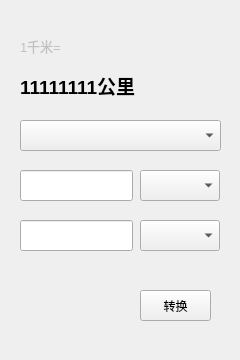
<?xml version="1.0" encoding="UTF-8"?>
<ui version="4.0">
 <class>Form</class>
 <widget class="QWidget" name="Form">
  <property name="geometry">
   <rect>
    <x>0</x>
    <y>0</y>
    <width>240</width>
    <height>360</height>
   </rect>
  </property>
  <property name="windowTitle">
   <string>进制转换器</string>
  </property>
  <widget class="QLabel" name="label_in">
   <property name="geometry">
    <rect>
     <x>20</x>
     <y>30</y>
     <width>201</width>
     <height>31</height>
    </rect>
   </property>
   <property name="font">
    <font>
     <pointsize>10</pointsize>
     <fontweight>Medium</fontweight>
    </font>
   </property>
   <property name="styleSheet">
    <string notr="true">color:rgb(193, 193, 193)</string>
   </property>
   <property name="text">
    <string>1千米=</string>
   </property>
   <property name="margin">
    <number>5</number>
   </property>
   <property name="indent">
    <number>0</number>
   </property>
  </widget>
  <widget class="QLabel" name="label_out">
   <property name="geometry">
    <rect>
     <x>20</x>
     <y>70</y>
     <width>201</width>
     <height>31</height>
    </rect>
   </property>
   <property name="font">
    <font>
     <pointsize>14</pointsize>
     <bold>true</bold>
    </font>
   </property>
   <property name="text">
    <string>11111111公里</string>
   </property>
   <property name="margin">
    <number>5</number>
   </property>
   <property name="indent">
    <number>0</number>
   </property>
  </widget>
  <widget class="QComboBox" name="comboBox_type">
   <property name="geometry">
    <rect>
     <x>20</x>
     <y>120</y>
     <width>201</width>
     <height>31</height>
    </rect>
   </property>
  </widget>
  <widget class="QLineEdit" name="lineEdit_in">
   <property name="geometry">
    <rect>
     <x>20</x>
     <y>170</y>
     <width>113</width>
     <height>31</height>
    </rect>
   </property>
  </widget>
  <widget class="QLineEdit" name="lineEdit_out">
   <property name="geometry">
    <rect>
     <x>20</x>
     <y>220</y>
     <width>113</width>
     <height>31</height>
    </rect>
   </property>
  </widget>
  <widget class="QComboBox" name="comboBox_in">
   <property name="geometry">
    <rect>
     <x>140</x>
     <y>170</y>
     <width>80</width>
     <height>31</height>
    </rect>
   </property>
  </widget>
  <widget class="QComboBox" name="comboBox_out">
   <property name="geometry">
    <rect>
     <x>140</x>
     <y>220</y>
     <width>80</width>
     <height>31</height>
    </rect>
   </property>
  </widget>
  <widget class="QPushButton" name="pushButton">
   <property name="geometry">
    <rect>
     <x>140</x>
     <y>290</y>
     <width>71</width>
     <height>31</height>
    </rect>
   </property>
   <property name="text">
    <string>转换</string>
   </property>
  </widget>
 </widget>
 <resources/>
 <connections/>
</ui>
